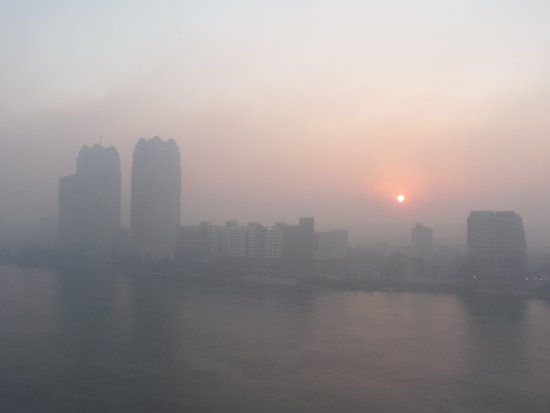
#> input picture before_photo.jpg, 550 x 413 px
$ jupyter execute dehazer.ipynb
#> lines starting #> are read from the running program, lines starting #| are printed output that depends on the picture
[cell 1]
# import numpy as np
# from IPython.display import Image
# Image(filename='before_photo.jpg')

import numpy as np
from PIL import Image
from scipy.ndimage import minimum_filter

[cell 2]
# [31 lines of commented-out code are left out]

[cell 3]
before = Image.open("before_photo.jpg")
#> before is the input picture: PIL image 550x413 RGB; mean R, G, B 156.4, 149.4, 149.1

width, height = before.size
#> width = 550; height = 413

rgb = []
for w in range(width):
    for h in range(height):
        r,g,b = before.getpixel((w,h))

        rgb.append([r,g,b])
#> after the loop, rgb = 227150 items


min_rgb = []
for i in range(len(rgb)):
    min_rgb.append(min(rgb[i]))
#> after the loop, min_rgb = 227150 items


dark_channel = np.empty((height, width))
for i in range(height):
    for j in range(width):
        dark_channel[i][j] = min_rgb[j + width * i]
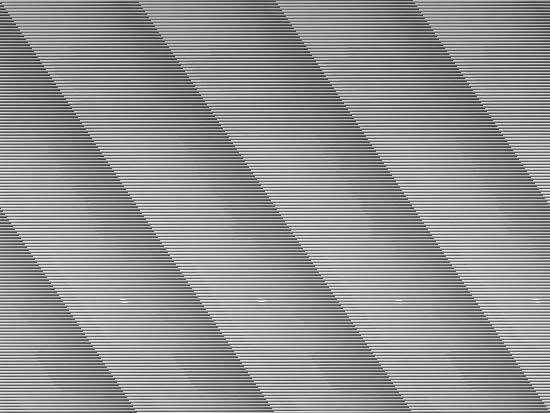
#> dark_channel: shape (413, 550) float64; min 60, max 244, mean 146.2


# dark_channel = Image.fromarray(dark_channel, "L")
# dark_channel.save("dark channel.png")
# dark_channel.show()

kernel_size = 15  # You can adjust the kernel size as needed
dark_channel_filtered = minimum_filter(dark_channel, size=kernel_size)
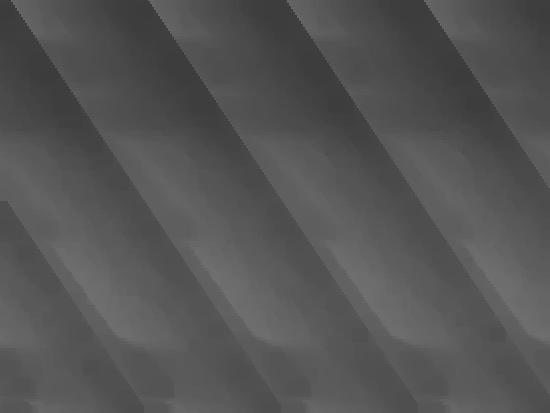
#> dark_channel_filtered: shape (413, 550) float64; min 60, max 111, mean 84.5
dark_channel_image = Image.fromarray(dark_channel_filtered, "L")
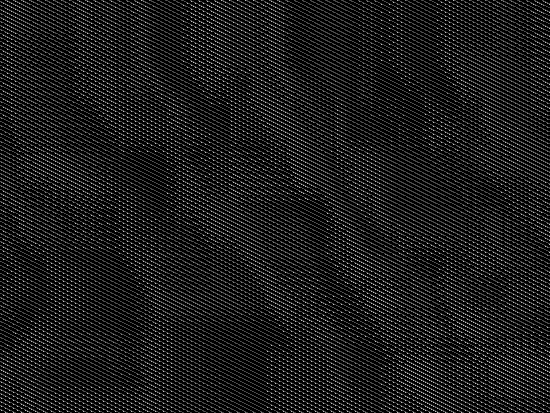
#> dark_channel_image: PIL image 550x413 L; min 0, max 192, mean 28.7
dark_channel_image.save("dark channel.png")
dark_channel_image.show()

[cell 4]
print(width, height)
#| 550 413

[cell 5]
image = Image.open('before_photo.jpg')  # Replace with your image path
image_np = np.array(image)

dark_channel = np.min(image_np, axis=2)  # This creates a grayscale image
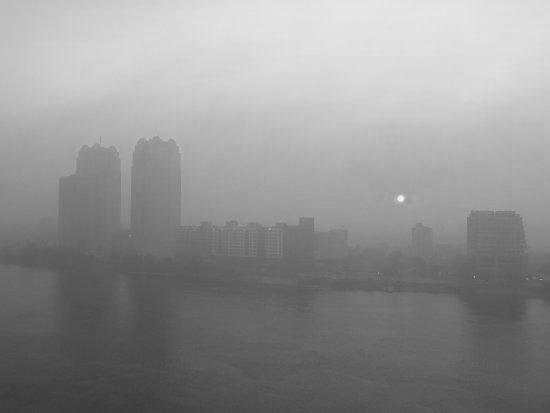
#> dark_channel: shape (413, 550); min 60, max 244, mean 146.2

kernel_size = 15  # You can adjust the kernel size as needed
dark_channel_filtered = minimum_filter(dark_channel, size=kernel_size)

dark_channel_image = Image.fromarray(dark_channel_filtered)

dark_channel_image.save('dark channel.png')
dark_channel_image.show()

[cell 6]
# equation
transmissionMap = 1 - 0.95 * dark_channel_filtered
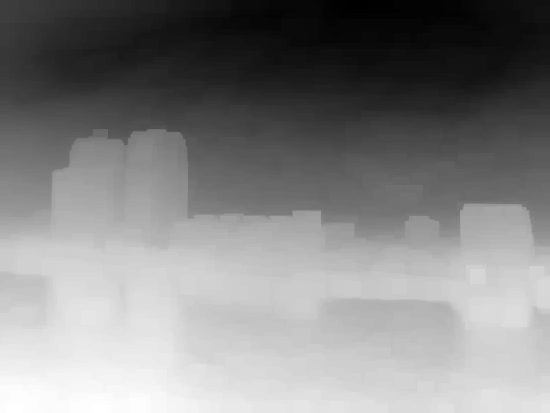
#> transmissionMap: shape (413, 550) float64; min -216.5, max -56, mean -133.4; drawn with min black and max white

darkChannelBrightestPixel = 0
currentBrightest = 0
globalAtmoshpericLight = []
c = 0
for i in range(width):
    for j in range(height):
        if dark_channel_filtered[j][i] > currentBrightest:
            currentBrightest = dark_channel_filtered[j][i]
            darkChannelBrightestPixel = c
        c += 1
#> after the loop, c = 227150; currentBrightest = 229; darkChannelBrightestPixel = 141669

column = c % width - 1
#> column = -1
row = c // width - 1
#> row = 412

globalAtmoshpericLight = image_np[row][column]
#> globalAtmoshpericLight = [79, 77, 80]

sceneRadiance = ((image_np - globalAtmoshpericLight)/max(transmissionMap.any(), 0.1) + globalAtmoshpericLight).astype(int)
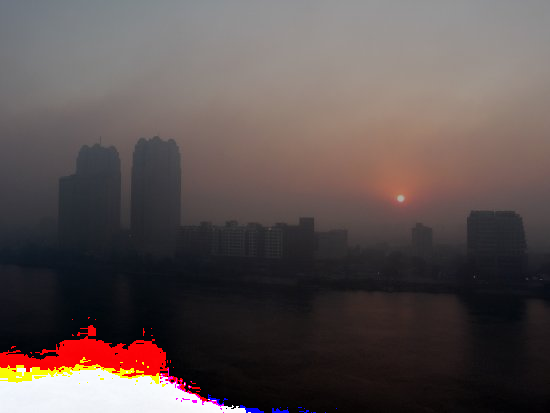
#> sceneRadiance: shape (413, 550, 3) int64; mean R, G, B 170.6, 158.9, 157.8; drawn with min black and max white
after = Image.fromarray(sceneRadiance, "RGB")
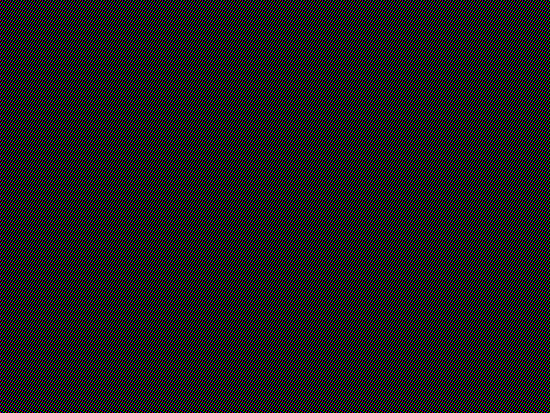
#> after: PIL image 550x413 RGB; mean R, G, B 27.5, 27.6, 27.5
after.save("after.png")
after.show()

[cell 7]
# Calculate transmission map and ensure it's clipped to a minimum value
transmissionMap = np.clip(1 - 0.95 * dark_channel_filtered, 0.1, 1)
#> transmissionMap: shape (413, 550) float64; every value is 0.1

# Find the pixel with the brightest value in the dark channel
darkChannelBrightestPixel = 0
currentBrightest = 0
for i in range(width):
    for j in range(height):
        if dark_channel_filtered[j][i] > currentBrightest:
            currentBrightest = dark_channel_filtered[j][i]
            darkChannelBrightestPixel = (j, i)
#> after the loop, currentBrightest = 229; darkChannelBrightestPixel = (10, 343)

# Extract the atmospheric light from the original image using the brightest pixel from the dark channel
row, column = darkChannelBrightestPixel
#> row = 10; column = 343
globalAtmosphericLight = image_np[row, column]  # 3-channel RGB value
#> globalAtmosphericLight = [231, 229, 230]


atmospheric_light_broadcast = np.reshape(globalAtmosphericLight, (1, 1, 3))
#> atmospheric_light_broadcast = [[231, 229, 230]]


sceneRadiance = (image_np - atmospheric_light_broadcast) / np.maximum(transmissionMap[:, :, np.newaxis], 0.1) + atmospheric_light_broadcast
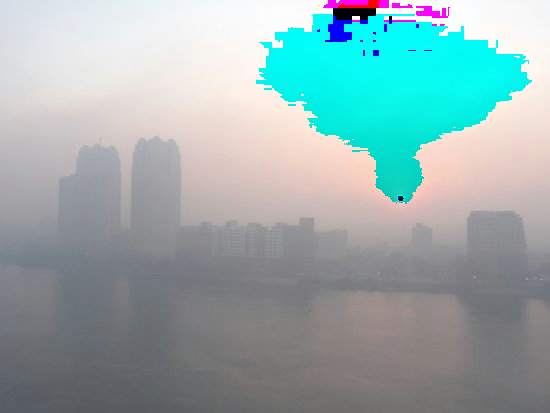
#> sceneRadiance: shape (413, 550, 3) float64; mean R, G, B 1731, 1970.7, 1974.1; drawn with min black and max white
print("Scene Radiance Sample:", sceneRadiance[0:5, 0:5])
#> (printed output is left out)

sceneRadiance = np.clip(sceneRadiance, 0, 255).astype(np.uint8)
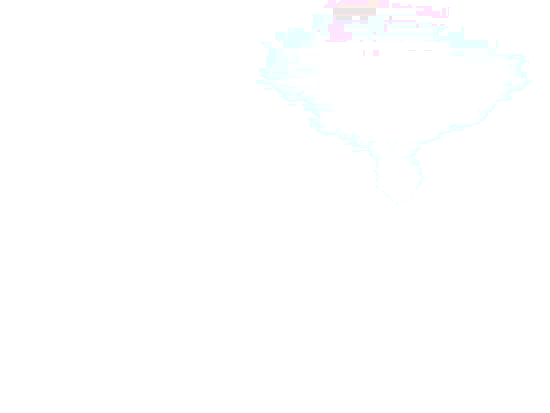
#> sceneRadiance: shape (413, 550, 3); mean R, G, B 254.4, 254.8, 254.9

after = Image.fromarray(sceneRadiance, "RGB")
after.save("after.png")
after.show()
